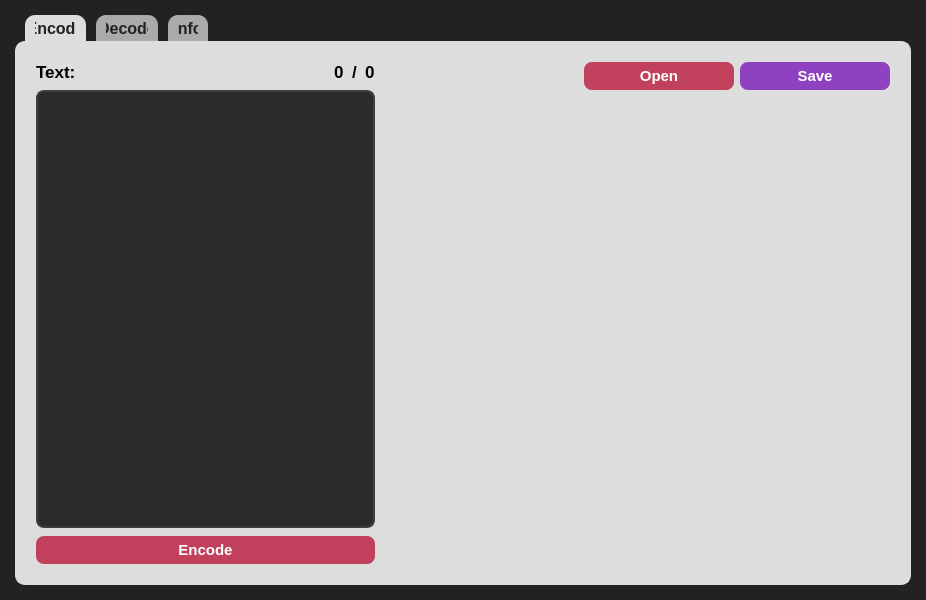
<?xml version="1.0" encoding="UTF-8"?>
<ui version="4.0">
 <class>wndw</class>
 <widget class="QMainWindow" name="wndw">
  <property name="geometry">
   <rect>
    <x>0</x>
    <y>0</y>
    <width>926</width>
    <height>600</height>
   </rect>
  </property>
  <property name="windowTitle">
   <string>MainWindow</string>
  </property>
  <property name="styleSheet">
   <string notr="true">#centralwidget {
background-color: #222;
}</string>
  </property>
  <widget class="QWidget" name="centralwidget">
   <property name="styleSheet">
    <string notr="true"/>
   </property>
   <layout class="QVBoxLayout" name="verticalLayout">
    <property name="spacing">
     <number>8</number>
    </property>
    <property name="leftMargin">
     <number>15</number>
    </property>
    <property name="topMargin">
     <number>15</number>
    </property>
    <property name="rightMargin">
     <number>15</number>
    </property>
    <property name="bottomMargin">
     <number>15</number>
    </property>
    <item>
     <widget class="QTabWidget" name="tabWidget">
      <property name="styleSheet">
       <string notr="true">QTabWidget::pane {
    background-color: #DDD;
	border: 2px solid #DDD;
	border-radius: 10px;
	padding: 10px;
}

QTabBar::tab {
    background-color: #AAA;
    color: #222; 
	font-weight: 700;
	font-size: 16px;
    padding: 6px 10px;
	margin-left: 10px;
	border-top-left-radius: 10px;
	border-top-right-radius: 10px;
}

QTabBar::tab:selected {
    background: #DDD;
}
</string>
      </property>
      <property name="currentIndex">
       <number>0</number>
      </property>
      <widget class="QWidget" name="encode_tab">
       <property name="styleSheet">
        <string notr="true">background-color: #DDD;</string>
       </property>
       <attribute name="title">
        <string>Encode</string>
       </attribute>
       <layout class="QHBoxLayout" name="horizontalLayout_2" stretch="2,3">
        <item>
         <layout class="QVBoxLayout" name="verticalLayout_3">
          <property name="spacing">
           <number>8</number>
          </property>
          <item>
           <layout class="QHBoxLayout" name="horizontalLayout_4">
            <item>
             <widget class="QLabel" name="label_3">
              <property name="sizePolicy">
               <sizepolicy hsizetype="Minimum" vsizetype="Preferred">
                <horstretch>0</horstretch>
                <verstretch>0</verstretch>
               </sizepolicy>
              </property>
              <property name="font">
               <font>
                <pointsize>13</pointsize>
                <bold>true</bold>
               </font>
              </property>
              <property name="text">
               <string>Text:</string>
              </property>
             </widget>
            </item>
            <item>
             <widget class="QLabel" name="cur_len_label">
              <property name="sizePolicy">
               <sizepolicy hsizetype="Maximum" vsizetype="Preferred">
                <horstretch>0</horstretch>
                <verstretch>0</verstretch>
               </sizepolicy>
              </property>
              <property name="font">
               <font>
                <pointsize>13</pointsize>
                <bold>true</bold>
               </font>
              </property>
              <property name="text">
               <string>0</string>
              </property>
             </widget>
            </item>
            <item>
             <widget class="QLabel" name="label_4">
              <property name="sizePolicy">
               <sizepolicy hsizetype="Maximum" vsizetype="Preferred">
                <horstretch>0</horstretch>
                <verstretch>0</verstretch>
               </sizepolicy>
              </property>
              <property name="font">
               <font>
                <pointsize>13</pointsize>
                <bold>true</bold>
               </font>
              </property>
              <property name="text">
               <string>/</string>
              </property>
             </widget>
            </item>
            <item>
             <widget class="QLabel" name="max_len_label">
              <property name="sizePolicy">
               <sizepolicy hsizetype="Maximum" vsizetype="Preferred">
                <horstretch>0</horstretch>
                <verstretch>0</verstretch>
               </sizepolicy>
              </property>
              <property name="font">
               <font>
                <pointsize>13</pointsize>
                <bold>true</bold>
               </font>
              </property>
              <property name="text">
               <string>0</string>
              </property>
             </widget>
            </item>
           </layout>
          </item>
          <item>
           <widget class="QPlainTextEdit" name="encode_text">
            <property name="styleSheet">
             <string notr="true">QPlainTextEdit {
    background-color: #2B2B2B;
    color: #FFFFFF;
    selection-background-color: #4C97FF;
    selection-color: #FFFFFF;
    border: 2px solid #3C3F41;
    border-radius: 8px;
    font-family: 'Consolas';
    font-size: 14px;
    padding: 10px;
}

QPlainTextEdit:focus {
    border-color: #4C97FF;
}

QScrollBar:vertical {
    background: #3C3F41;
    width: 12px;
}

QScrollBar::handle:vertical {
    background: #555555;
    min-height: 20px;
}

QScrollBar::add-line:vertical, QScrollBar::sub-line:vertical {
    height: 0;
}

QScrollBar::add-page:vertical, QScrollBar::sub-page:vertical {
    background: none;
}</string>
            </property>
           </widget>
          </item>
          <item>
           <widget class="QPushButton" name="encode_button">
            <property name="sizePolicy">
             <sizepolicy hsizetype="Expanding" vsizetype="Fixed">
              <horstretch>0</horstretch>
              <verstretch>0</verstretch>
             </sizepolicy>
            </property>
            <property name="maximumSize">
             <size>
              <width>9999</width>
              <height>16777215</height>
             </size>
            </property>
            <property name="cursor">
             <cursorShape>PointingHandCursor</cursorShape>
            </property>
            <property name="styleSheet">
             <string notr="true">QPushButton {
	border-radius: 8px;
	padding: 5px 20px;
	background-color: #C1415D;
	font-size: 15px;
	font-weight: 700;
	color: white;
}</string>
            </property>
            <property name="text">
             <string>Encode</string>
            </property>
           </widget>
          </item>
         </layout>
        </item>
        <item>
         <layout class="QVBoxLayout" name="verticalLayout_2" stretch="1,9999999">
          <item>
           <layout class="QHBoxLayout" name="horizontalLayout_3">
            <property name="sizeConstraint">
             <enum>QLayout::SizeConstraint::SetDefaultConstraint</enum>
            </property>
            <item>
             <spacer name="horizontalSpacer">
              <property name="orientation">
               <enum>Qt::Orientation::Horizontal</enum>
              </property>
              <property name="sizeHint" stdset="0">
               <size>
                <width>40</width>
                <height>20</height>
               </size>
              </property>
             </spacer>
            </item>
            <item>
             <widget class="QPushButton" name="encode_open">
              <property name="sizePolicy">
               <sizepolicy hsizetype="Expanding" vsizetype="Fixed">
                <horstretch>0</horstretch>
                <verstretch>0</verstretch>
               </sizepolicy>
              </property>
              <property name="maximumSize">
               <size>
                <width>150</width>
                <height>16777215</height>
               </size>
              </property>
              <property name="cursor">
               <cursorShape>PointingHandCursor</cursorShape>
              </property>
              <property name="styleSheet">
               <string notr="true">QPushButton {
	border-radius: 8px;
	padding: 5px 20px;
	background-color: #C1415D;
	font-size: 15px;
	font-weight: 700;
	color: white;
}</string>
              </property>
              <property name="text">
               <string>Open</string>
              </property>
             </widget>
            </item>
            <item>
             <widget class="QPushButton" name="encode_save">
              <property name="sizePolicy">
               <sizepolicy hsizetype="Expanding" vsizetype="Fixed">
                <horstretch>0</horstretch>
                <verstretch>0</verstretch>
               </sizepolicy>
              </property>
              <property name="maximumSize">
               <size>
                <width>150</width>
                <height>16777215</height>
               </size>
              </property>
              <property name="cursor">
               <cursorShape>PointingHandCursor</cursorShape>
              </property>
              <property name="styleSheet">
               <string notr="true">QPushButton {
	border-radius: 8px;
	padding: 5px 20px;
	background-color: #8E41C1;
	font-size: 15px;
	font-weight: 700;
	color: white;
}</string>
              </property>
              <property name="text">
               <string>Save</string>
              </property>
             </widget>
            </item>
           </layout>
          </item>
          <item>
           <widget class="QLabel" name="encode_img">
            <property name="text">
             <string/>
            </property>
            <property name="alignment">
             <set>Qt::AlignmentFlag::AlignCenter</set>
            </property>
           </widget>
          </item>
         </layout>
        </item>
       </layout>
      </widget>
      <widget class="QWidget" name="decode_tab">
       <property name="styleSheet">
        <string notr="true">background-color: #DDD;</string>
       </property>
       <attribute name="title">
        <string>Decode</string>
       </attribute>
       <layout class="QHBoxLayout" name="horizontalLayout" stretch="2,3">
        <item>
         <layout class="QVBoxLayout" name="verticalLayout_5">
          <property name="spacing">
           <number>8</number>
          </property>
          <item>
           <widget class="QLabel" name="label_5">
            <property name="sizePolicy">
             <sizepolicy hsizetype="Minimum" vsizetype="Preferred">
              <horstretch>0</horstretch>
              <verstretch>0</verstretch>
             </sizepolicy>
            </property>
            <property name="font">
             <font>
              <pointsize>13</pointsize>
              <bold>true</bold>
             </font>
            </property>
            <property name="text">
             <string>Decoded text</string>
            </property>
            <property name="alignment">
             <set>Qt::AlignmentFlag::AlignCenter</set>
            </property>
           </widget>
          </item>
          <item>
           <widget class="QPlainTextEdit" name="decode_text">
            <property name="styleSheet">
             <string notr="true">QPlainTextEdit {
    background-color: #2B2B2B;
    color: #FFFFFF;
    selection-background-color: #4C97FF;
    selection-color: #FFFFFF;
    border: 2px solid #3C3F41;
    border-radius: 8px;
    font-family: 'Consolas';
    font-size: 14px;
    padding: 10px;
}

QPlainTextEdit:focus {
    border-color: #4C97FF;
}

QScrollBar:vertical {
    background: #3C3F41;
    width: 12px;
}

QScrollBar::handle:vertical {
    background: #555555;
    min-height: 20px;
}

QScrollBar::add-line:vertical, QScrollBar::sub-line:vertical {
    height: 0;
}

QScrollBar::add-page:vertical, QScrollBar::sub-page:vertical {
    background: none;
}</string>
            </property>
            <property name="readOnly">
             <bool>true</bool>
            </property>
           </widget>
          </item>
         </layout>
        </item>
        <item>
         <layout class="QVBoxLayout" name="verticalLayout_4" stretch="1,9999999">
          <item>
           <layout class="QHBoxLayout" name="horizontalLayout_5">
            <property name="sizeConstraint">
             <enum>QLayout::SizeConstraint::SetDefaultConstraint</enum>
            </property>
            <item>
             <spacer name="horizontalSpacer_2">
              <property name="orientation">
               <enum>Qt::Orientation::Horizontal</enum>
              </property>
              <property name="sizeHint" stdset="0">
               <size>
                <width>40</width>
                <height>20</height>
               </size>
              </property>
             </spacer>
            </item>
            <item>
             <widget class="QPushButton" name="decode_open">
              <property name="sizePolicy">
               <sizepolicy hsizetype="Expanding" vsizetype="Fixed">
                <horstretch>0</horstretch>
                <verstretch>0</verstretch>
               </sizepolicy>
              </property>
              <property name="maximumSize">
               <size>
                <width>200</width>
                <height>16777215</height>
               </size>
              </property>
              <property name="cursor">
               <cursorShape>PointingHandCursor</cursorShape>
              </property>
              <property name="styleSheet">
               <string notr="true">QPushButton {
	border-radius: 8px;
	padding: 5px 20px;
	background-color: #C1415D;
	font-size: 15px;
	font-weight: 700;
	color: white;
}</string>
              </property>
              <property name="text">
               <string>Open</string>
              </property>
             </widget>
            </item>
           </layout>
          </item>
          <item>
           <widget class="QLabel" name="decode_img">
            <property name="text">
             <string/>
            </property>
            <property name="alignment">
             <set>Qt::AlignmentFlag::AlignCenter</set>
            </property>
           </widget>
          </item>
         </layout>
        </item>
       </layout>
      </widget>
      <widget class="QWidget" name="info">
       <property name="styleSheet">
        <string notr="true">background-color: #DDD;</string>
       </property>
       <attribute name="title">
        <string>Info</string>
       </attribute>
       <layout class="QHBoxLayout" name="horizontalLayout_6" stretch="3,4">
        <property name="spacing">
         <number>20</number>
        </property>
        <item>
         <layout class="QVBoxLayout" name="verticalLayout_6">
          <item>
           <spacer name="verticalSpacer_2">
            <property name="orientation">
             <enum>Qt::Orientation::Vertical</enum>
            </property>
            <property name="sizeHint" stdset="0">
             <size>
              <width>20</width>
              <height>40</height>
             </size>
            </property>
           </spacer>
          </item>
          <item>
           <widget class="QLabel" name="label_7">
            <property name="font">
             <font>
              <pointsize>13</pointsize>
              <bold>false</bold>
              <stylestrategy>PreferDefault</stylestrategy>
              <kerning>true</kerning>
             </font>
            </property>
            <property name="text">
             <string>Выполнил: Пэкэлэу Даниил</string>
            </property>
           </widget>
          </item>
          <item>
           <widget class="QLabel" name="label_8">
            <property name="font">
             <font>
              <pointsize>13</pointsize>
              <bold>false</bold>
              <stylestrategy>PreferDefault</stylestrategy>
              <kerning>true</kerning>
             </font>
            </property>
            <property name="text">
             <string>Студент ИУ7-26Б</string>
            </property>
           </widget>
          </item>
          <item>
           <widget class="QLabel" name="label_9">
            <property name="font">
             <font>
              <pointsize>13</pointsize>
              <bold>false</bold>
              <stylestrategy>PreferDefault</stylestrategy>
              <kerning>true</kerning>
             </font>
            </property>
            <property name="text">
             <string>Назначение программы: кодирование и декодирование информации, содержащейся в зашифрованном виде в изображении</string>
            </property>
            <property name="wordWrap">
             <bool>true</bool>
            </property>
           </widget>
          </item>
          <item>
           <spacer name="verticalSpacer">
            <property name="orientation">
             <enum>Qt::Orientation::Vertical</enum>
            </property>
            <property name="sizeHint" stdset="0">
             <size>
              <width>20</width>
              <height>40</height>
             </size>
            </property>
           </spacer>
          </item>
         </layout>
        </item>
        <item>
         <widget class="QLabel" name="label_6">
          <property name="text">
           <string/>
          </property>
          <property name="pixmap">
           <pixmap resource="resources.qrc">:/imgs/ya_programmist.png</pixmap>
          </property>
          <property name="scaledContents">
           <bool>true</bool>
          </property>
          <property name="margin">
           <number>30</number>
          </property>
         </widget>
        </item>
       </layout>
      </widget>
     </widget>
    </item>
   </layout>
  </widget>
 </widget>
 <resources>
  <include location="resources.qrc"/>
 </resources>
 <connections/>
</ui>
